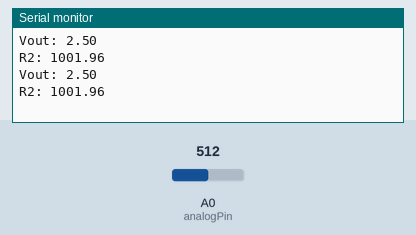
Bench run of a sketch on a simulated Arduino Uno, built with avr-gcc and run on an emulated ATmega328P. On the bench: the last lines printed to the serial monitor. The test bench sets the inputs (shaded band); at power-on: A0 (analogPin) = 512.

Above: at 1.8 s.
1.9 s: A0 (analogPin) set to 1010
At 2.8 s:
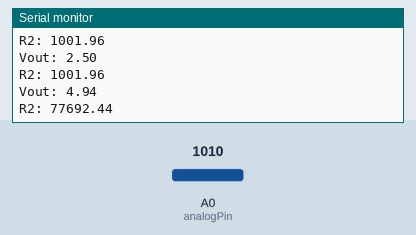
3.4 s: A0 (analogPin) set to 1023
At 4.5 s:
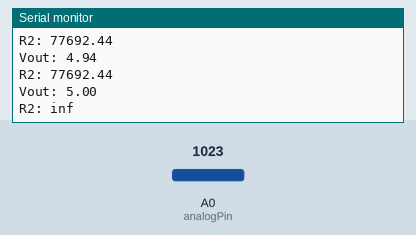
Timing chart, 0 to 6.4 s (numbered marks = the images above; inputs shaded):
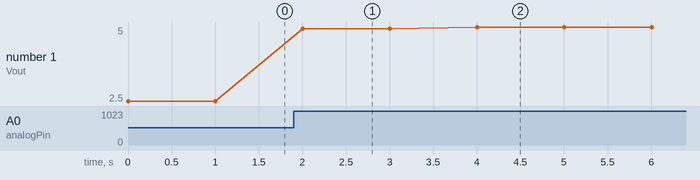

The sketch:

Ohmmeter.ino
```cpp
int analogPin = 0; // reads the resistance of R2
int raw = 0; // variable to store the raw input value
int Vin = 5; // variable to store the input voltage
float Vout = 0; // variable to store the output voltage
float R1 = 1000; // variable to store the R1 value
float R2 = 0; // variable to store the R2 value
float buffer = 0; // buffer variable for calculation
void setup()
{
Serial.begin(9600); // Set up serial
}
void loop(){

  raw = analogRead(analogPin);
  if (raw){

    buffer = raw * Vin;
    Vout = buffer /1023.0; // calculates the voltage on the input pin
    buffer = (Vin / Vout) - 1;
    R2 = R1 / buffer;
    Serial.print("Vout: ");
    Serial.println(Vout); // outputs the information
    Serial.print("R2: "); //
    Serial.println(R2); //
    delay(1000);
  }

}
```

Measured:
- the behaviour switches between 1022 and 1023 on A0 (analogPin) (found by bisection; images 1 and 2)
- after the input at 1.9 s, the serial monitor: prints a new line after 0.10 s (image 1)
- after the input at 3.4 s, the serial monitor: prints a new line after 0.61 s (image 2)
- plotted number 1: 2.5 → 4.94 after the input at 1.9 s, 4.94 → 5 after the input at 3.4 s
